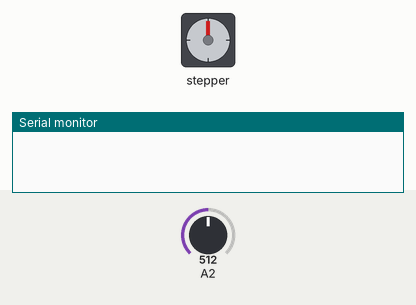
A sketch run on a simulated Arduino Uno, built with avr-gcc and run on an emulated ATmega328P. Parts: stepper motor, the last lines printed to the serial monitor. Wiring (inferred from the names in the program): stepper motor (2048 steps per turn assumed): coils pin 9, pin 11, pin 10, pin 12. Inputs (shaded band) come from the test bench; at power-on: A2 = 512.

Above: at 1.2 s.
1.3 s: A2 set to 484
2.8 s: A2 set to 465
At 3.2 s:
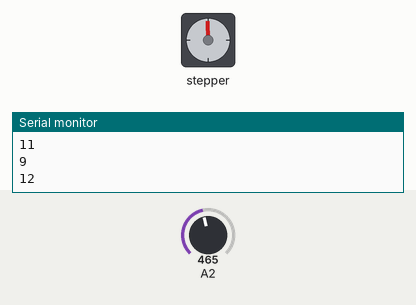
4.3 s: A2 set to 511
At 5.1 s:
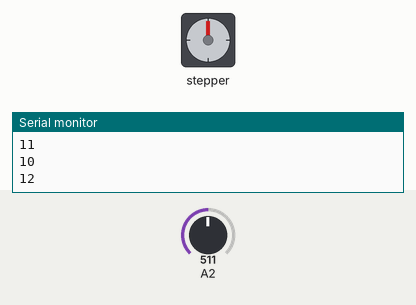
Timing chart, 0 to 7.3 s (numbered marks = the images above; inputs shaded):
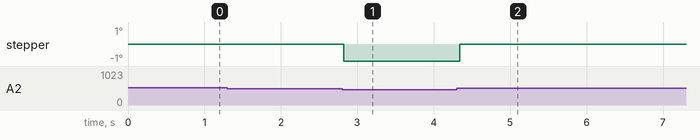

The sketch:

stepperknob.ino
```cpp
// (licence header left out)
int pinArray[] = {9,11,10,12};
int pinIndex = 0;
int pulseTime = 10;//ms
int knob = 512;
int x = 512;

void setup() {
  Serial.begin(115200);
  pinMode(pinArray[0],OUTPUT);
  pinMode(pinArray[1],OUTPUT);
  pinMode(pinArray[2],OUTPUT);
  pinMode(pinArray[3],OUTPUT);
  digitalWrite(pinArray[0],LOW);
  digitalWrite(pinArray[1],LOW);
  digitalWrite(pinArray[2],LOW);
  digitalWrite(pinArray[3],LOW);
  knob = analogRead(A2);
  x = knob;
}

void loop() {
  knob = analogRead(A2);

  if(abs(x - knob) > 5){
     if(x > knob){
        x = x - 5;
     }
     else{
        x = x + 5;
     }
     digitalWrite(pinArray[x%4],HIGH);
     delay(pulseTime);
     digitalWrite(pinArray[x%4],LOW);
     delay(pulseTime);
     Serial.println(pinArray[x%4]);
  }

 //    Serial.println(knob);

  //Serial.print(",");
  //Serial.println(x);
  //delay(20);

}
```
